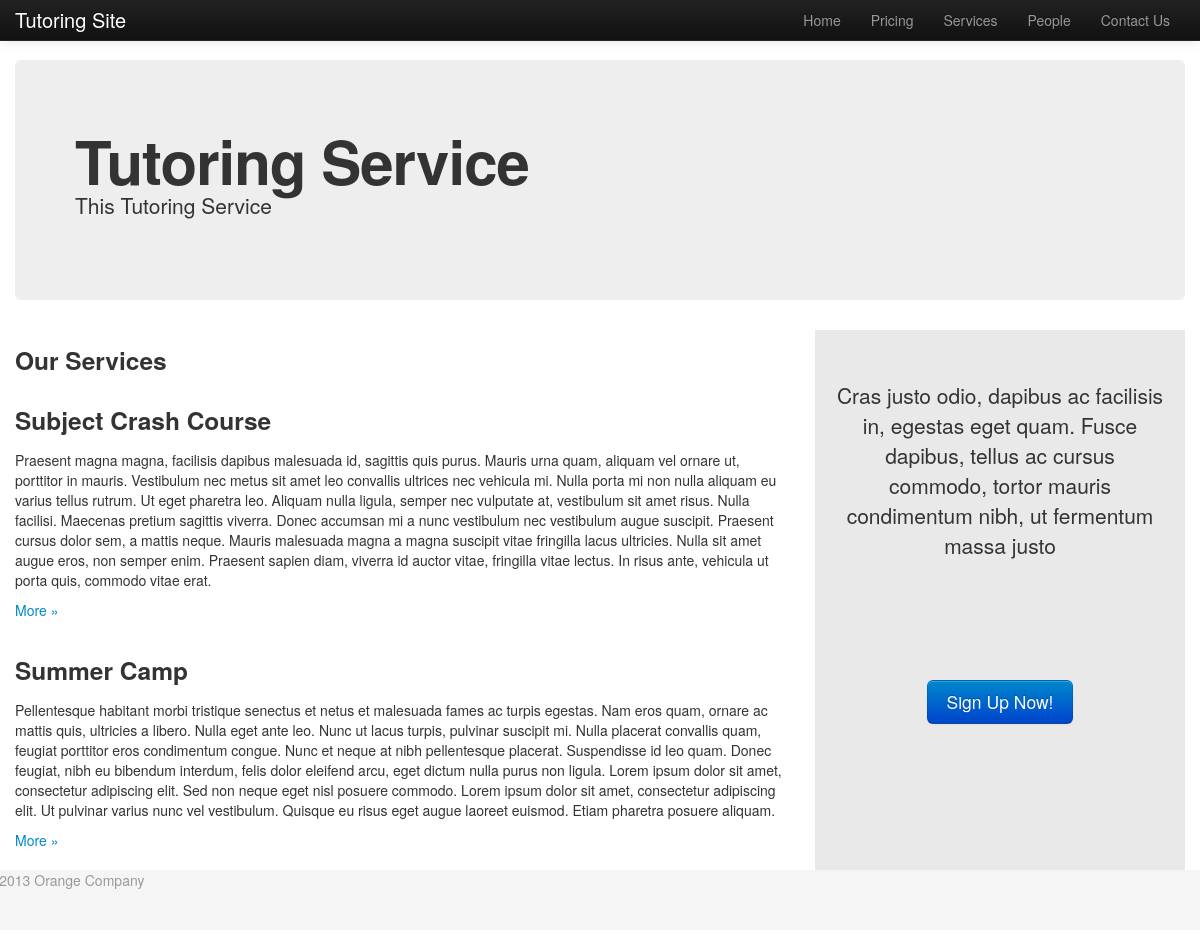
The app's page /service/ with its own data.
### service/models.py (models this page shows, shortened)
class Service(models.Model):
    title = models.CharField(max_length=200)
    intro = models.TextField()

### service/views.py (the view)
def index(request):
    service_list = Service.objects.order_by('title')
    return render(request, 'service/service.html', {'service_list': service_list})

### service/templates/service/service.html (shortened to what this page needs)
{% extends "base.html" %}
{% block content %}<div class="row col-wrap">
							<div class="span8">
								<h3>Our Services</h3>
							{% if service_list %}
								{% for Service in service_list %}
								<div class="row collapse-group">
									<div class="span8">
									<h3>{{ Service.title }}</h3>
									<p>{{ Service.intro }}</p>
									{% if Service.paragraph_set.all %}
										<p><a data-toggle="collapse" data-target="#service{{ Service.id }}">More  &raquo;</a></p>
									{% endif %}
									</div>
								</div>
								{% endfor %}
							{% else %}
									<p>No services</p>
							{% endif %}
							</div>
						{% include "sidebarsignup.html" %}
				    </div>
{% endblock %}

### static/TutoringSite/css/custom.css (style rules this page uses)
html, body { height: 100%; }
.col-wrap { overflow: hidden; }

### records on screen
Service: title "Subject Crash Course", intro "Praesent magna magna, facilisis dapibus malesuada id, sagittis quis purus. Mauris urna quam, aliquam vel ornare ut, porttitor in mauris. Vestibulum nec metus sit amet leo convallis ultrices nec vehicula mi. Nulla porta mi non nulla aliquam eu varius tellus rutrum. Ut eget pharetra leo. Aliquam nulla ligula, semper nec vulputate at, vestibulum sit amet risus. Nulla facilisi. Maecenas pretium sagittis viverra. Donec accumsan mi a nunc vestibulum nec vestibulum augue suscipit. Praesent cursus dolor sem, a mattis neque. Mauris malesuada magna a magna suscipit vitae fringilla lacus ultricies. Nulla sit amet augue eros, non semper enim. Praesent sapien diam, viverra id auctor vitae, fringilla…"
Service: title "Summer Camp", intro "Pellentesque habitant morbi tristique senectus et netus et malesuada fames ac turpis egestas. Nam eros quam, ornare ac mattis quis, ultricies a libero. Nulla eget ante leo. Nunc ut lacus turpis, pulvinar suscipit mi. Nulla placerat convallis quam, feugiat porttitor eros condimentum congue. Nunc et neque at nibh pellentesque placerat. Suspendisse id leo quam. Donec feugiat, nibh eu bibendum interdum, felis dolor eleifend arcu, eget dictum nulla purus non ligula. Lorem ipsum dolor sit amet, consectetur adipiscing elit. Sed non neque eget nisl posuere commodo. Lorem ipsum dolor sit amet, consectetur adipiscing elit. Ut pulvinar varius nunc vel vestibulum. Quisque eu risus eget augue laoreet…"
